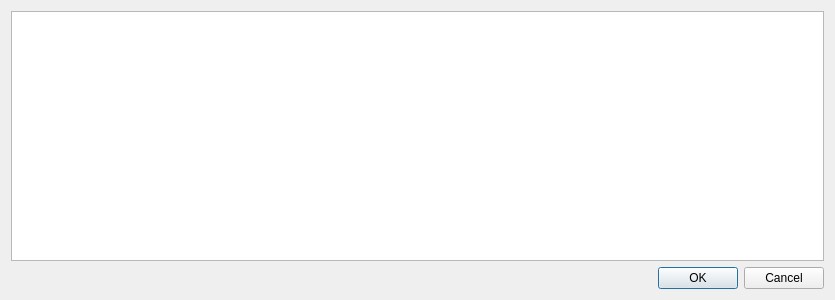
<?xml version="1.0" encoding="UTF-8"?>
<ui version="4.0">
 <class>ParametersDialog</class>
 <widget class="QDialog" name="ParametersDialog">
  <property name="windowModality">
   <enum>Qt::ApplicationModal</enum>
  </property>
  <property name="geometry">
   <rect>
    <x>0</x>
    <y>0</y>
    <width>835</width>
    <height>300</height>
   </rect>
  </property>
  <property name="windowTitle">
   <string>Saved Parameters</string>
  </property>
  <layout class="QGridLayout" name="gridLayout">
   <item row="0" column="0">
    <layout class="QVBoxLayout" name="verticalLayout">
     <item>
      <widget class="QTableView" name="tableView"/>
     </item>
     <item>
      <layout class="QHBoxLayout" name="horizontalLayout">
       <item>
        <widget class="QDialogButtonBox" name="buttonBox">
         <property name="standardButtons">
          <set>QDialogButtonBox::Cancel|QDialogButtonBox::Ok</set>
         </property>
        </widget>
       </item>
      </layout>
     </item>
    </layout>
   </item>
  </layout>
 </widget>
 <resources>
  <include location="../icons.qrc"/>
 </resources>
 <connections>
  <connection>
   <sender>buttonBox</sender>
   <signal>accepted()</signal>
   <receiver>ParametersDialog</receiver>
   <slot>accept()</slot>
   <hints>
    <hint type="sourcelabel">
     <x>689</x>
     <y>278</y>
    </hint>
    <hint type="destinationlabel">
     <x>586</x>
     <y>1</y>
    </hint>
   </hints>
  </connection>
  <connection>
   <sender>buttonBox</sender>
   <signal>rejected()</signal>
   <receiver>ParametersDialog</receiver>
   <slot>reject()</slot>
   <hints>
    <hint type="sourcelabel">
     <x>762</x>
     <y>283</y>
    </hint>
    <hint type="destinationlabel">
     <x>721</x>
     <y>-2</y>
    </hint>
   </hints>
  </connection>
 </connections>
</ui>
